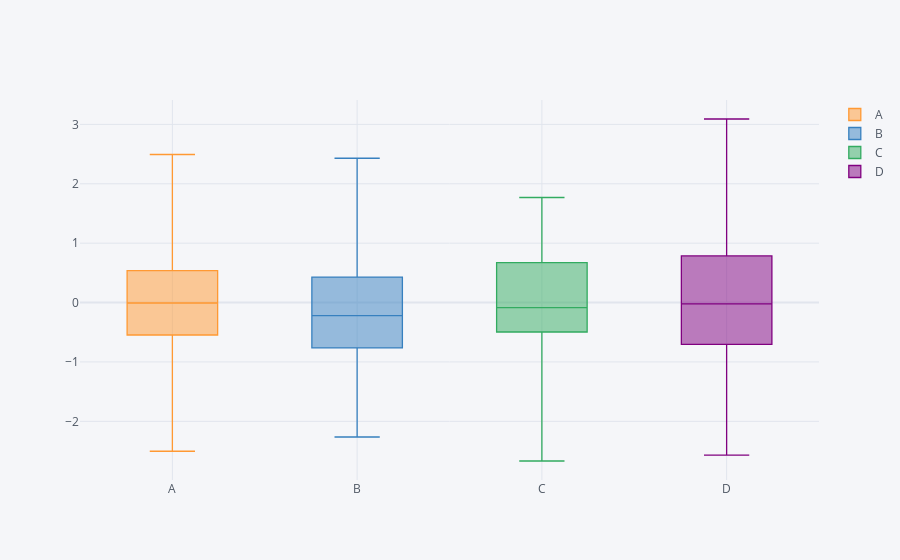

The notebook cell this image was saved under:
### Code cell
#interactive boxplots using plotly

df.iplot(kind = 'box')
